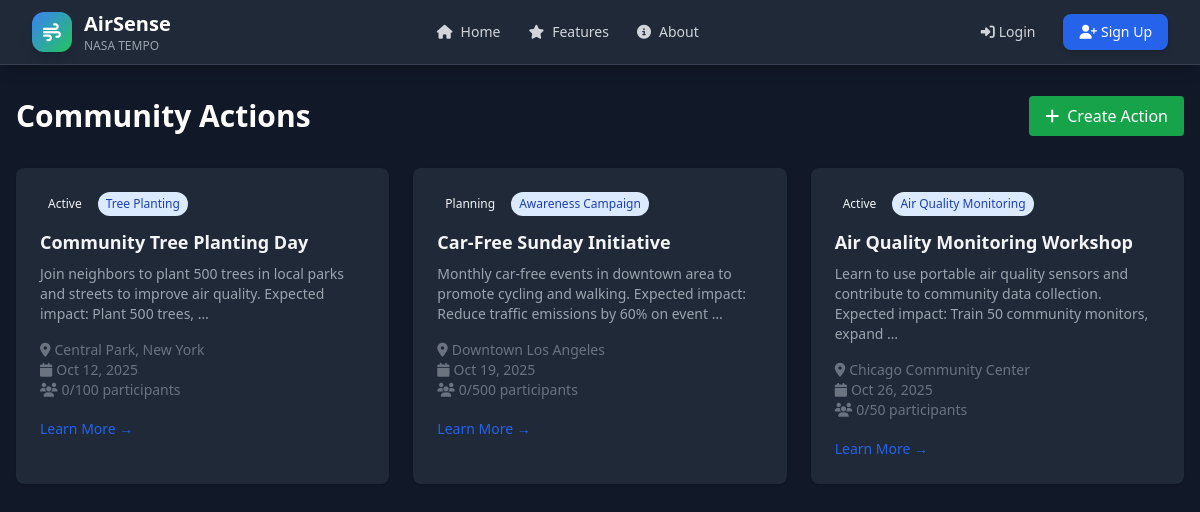
The app's page /eco-action/community-actions/ with its own data.
### eco_action/models.py (models this page shows, shortened)
class CommunityAction(models.Model):
    ACTION_TYPES = [
        ('cleanup', 'Environmental Cleanup'),
        ('tree_planting', 'Tree Planting'),
        ('awareness', 'Awareness Campaign'),
        ('monitoring', 'Air Quality Monitoring'),
        ('advocacy', 'Policy Advocacy'),
        ('education', 'Environmental Education'),
    ]
    STATUS_CHOICES = [
        ('planning', 'Planning'),
        ('active', 'Active'),
        ('completed', 'Completed'),
        ('cancelled', 'Cancelled'),
    ]
    title = models.CharField(max_length=200)
    description = models.TextField()
    action_type = models.CharField(max_length=20, choices=ACTION_TYPES)
    location = models.CharField(max_length=100)
    organizer = models.ForeignKey(User, on_delete=models.CASCADE, related_name='organized_actions')
    participants = models.ManyToManyField(User, blank=True, related_name='joined_actions')
    status = models.CharField(max_length=20, choices=STATUS_CHOICES, default='planning')
    start_date = models.DateTimeField()
    end_date = models.DateTimeField(blank=True, null=True)
    max_participants = models.PositiveIntegerField(default=50)
    registration_required = models.BooleanField(default=False)
    contact_email = models.EmailField(blank=True)
    website_url = models.URLField(blank=True)
    image = models.ImageField(upload_to='community_actions/', blank=True)
    created_at = models.DateTimeField(auto_now_add=True)
    updated_at = models.DateTimeField(auto_now=True)
    class Meta:
        ordering = ['start_date']
    @property
    def participant_count(self):
        return self.participants.count()

### eco_action/views.py (the view)
# urls.py: path('community-actions/', views.community_actions, name='community_actions'),
def community_actions(request):
    actions = CommunityAction.objects.all()
    status_filter = request.GET.get('status')
    if status_filter:
        actions = actions.filter(status=status_filter)
    else:
        actions = actions.filter(status__in=['planning', 'active'])
    type_filter = request.GET.get('type')
    if type_filter:
        actions = actions.filter(action_type=type_filter)
    location_filter = request.GET.get('location')
    if location_filter:
        actions = actions.filter(location__icontains=location_filter)
    search_query = request.GET.get('search')
    if search_query:
        actions = actions.filter(
            Q(title__icontains=search_query) |
            Q(description__icontains=search_query) |
            Q(location__icontains=search_query)
        )
    context = {
        'title': 'Community Actions',
        'actions': actions,
        'status_filter': status_filter,
        'type_filter': type_filter,
        'location_filter': location_filter,
        'search_query': search_query,
    }
    return render(request, 'eco_action/community_actions.html', context)

### eco_action/templates/eco_action/community_actions.html (shortened to what this page needs)
{% extends 'base.html' %}
{% block content %}
<div class="min-h-screen bg-gray-50 dark:bg-gray-900 py-8">
    <div class="max-w-7xl mx-auto px-4">
        <div class="flex justify-between items-center mb-8">
            <h1 class="text-3xl font-bold text-gray-900 dark:text-white">Community Actions</h1>
            <a href="{% url 'eco_action:create_action' %}" class="bg-green-600 text-white px-4 py-2 rounded hover:bg-green-700">
                <i class="fas fa-plus mr-2"></i>Create Action
            </a>
        </div>
        <div class="grid grid-cols-1 md:grid-cols-2 lg:grid-cols-3 gap-6">
            {% for action in actions %}
            <div class="bg-white dark:bg-gray-800 rounded-lg shadow p-6">
                <div class="flex items-center mb-3">
                    <span class="px-2 py-1 bg-{{ action.status }}-100 text-{{ action.status }}-800 text-xs rounded-full mr-2">
                        {{ action.get_status_display }}
                    </span>
                    <span class="px-2 py-1 bg-blue-100 text-blue-800 text-xs rounded-full">
                        {{ action.get_action_type_display }}
                    </span>
                </div>
                <h3 class="text-lg font-semibold mb-2">{{ action.title }}</h3>
                <p class="text-gray-600 dark:text-gray-400 text-sm mb-4">{{ action.description|truncatewords:20 }}</p>
                <div class="text-sm text-gray-500 mb-4">
                    <p><i class="fas fa-map-marker-alt mr-1"></i>{{ action.location }}</p>
                    <p><i class="fas fa-calendar mr-1"></i>{{ action.start_date|date:"M d, Y" }}</p>
                    <p><i class="fas fa-users mr-1"></i>{{ action.participant_count }}/{{ action.max_participants }} participants</p>
                </div>
                <a href="{% url 'eco_action:action_detail' action.id %}" class="text-blue-600 hover:text-blue-800 text-sm font-medium">
                    Learn More →
                </a>
            </div>
            {% endfor %}
        </div>
    </div>
</div>
{% endblock %}

### static/css/theme.css (style rules this page uses)
:root { --primary: #3b82f6; --primary-hover: #2563eb; --secondary: #10b981; --secondary-hover: #059669; --accent: #8b5cf6; --danger: #ef4444; --warning: #f59e0b; --success: #10b981; --gray-50: #f9fafb; --gray-100: #f3f4f6; --gray-200: #e5e7eb; --gray-300: #d1d5db; --gray-400: #9ca3af; --gray-500: #6b7280; --gray-600: #4b5563; --gray-700: #374151; --gray-800: #1f2937; --gray-900: #111827; }
:root { --bg: #0f172a; --card: #0b1220; --text: #f1f5f9; --muted: #cbd5e1; --border: #475569; --hover: #111827; }
body { background-color: var(--bg); color: var(--text); transition: background-color 0.3s ease, color 0.3s ease; }
html { color-scheme: dark; }
* { transition: background-color 0.3s ease, color 0.3s ease, border-color 0.3s ease; }

### records on screen
CommunityAction: status "Active", action_type "Tree Planting", title "Community Tree Planting Day", description "Join neighbors to plant 500 trees in local parks and streets to improve air quality. Expected impact: Plant 500 trees, …", location "Central Park, New York", start_date "Oct 12, 2025", participant_count "0", max_participants "100"
CommunityAction: status "Planning", action_type "Awareness Campaign", title "Car-Free Sunday Initiative", description "Monthly car-free events in downtown area to promote cycling and walking. Expected impact: Reduce traffic emissions by 60% on event …", location "Downtown Los Angeles", start_date "Oct 19, 2025", participant_count "0", max_participants "500"
CommunityAction: status "Active", action_type "Air Quality Monitoring", title "Air Quality Monitoring Workshop", description "Learn to use portable air quality sensors and contribute to community data collection. Expected impact: Train 50 community monitors, expand …", location "Chicago Community Center", start_date "Oct 26, 2025", participant_count "0", max_participants "50"
